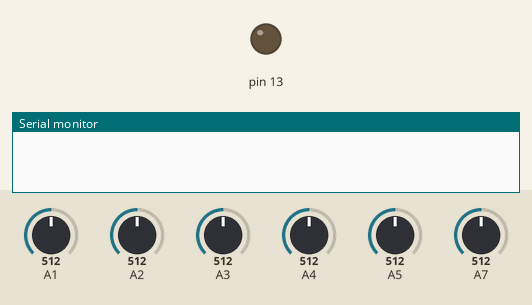
The sketch below on a simulated Arduino Nano, built with avr-gcc and run on an emulated ATmega328P. Parts: output pins drawn as LEDs (lit = HIGH), the last lines printed to the serial monitor. The inputs (shaded band) are chosen by the test bench; at power-on: A1 = 512, A2 = 512, A3 = 512, A4 = 512, A5 = 512, A7 = 512. The modem accepts every AT command (registered, SIM ready, sends succeed) and sends nothing else.

Above: at 0.1 s.
At 9.0 s:
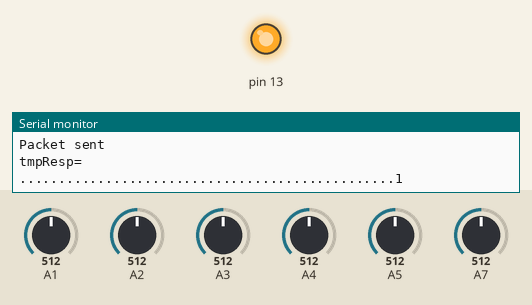
Timing chart, 0 to 10.5 s (numbered marks = the images above):
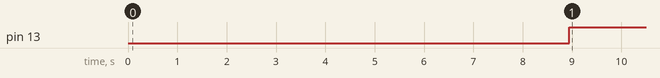

Measured:
- by itself, pin 13: LOW → HIGH at 8.9 s

The sketch:

flood_working_code.ino
```cpp
#include <SoftwareSerial.h>

SoftwareSerial gsm(11, 12); // GSM module connected to Arduino pins 11 and 12
SoftwareSerial esp(6, 5);   // ESP module connected to Arduino pins 6 and 5 (RX, TX)

String uri_short = "/v1/post/hardware.php?data=1";
String uri;

int node1;
int node2;
int node3 = 3;
int node4 = 4;
int node5 = 5;

void setup() {
  pinMode(13, OUTPUT);
  Serial.begin(9600); // Start serial communication with Arduino IDE
  gsm.begin(9600);    // Start communication with GSM module
  esp.begin(9600);    // Start communication with ESP module

  delay(2000); // Wait for GSM module to initialize

  connectWifi();
}

void loop() {
  uri = uri_short + "&node1=" + node1 + "&node2=" + node2 + "&node3=" + node3 + "&node4=" + node4 + "&node5=" + node5;
  Serial.println(uri);
  httppost();
  s1();
  s2();
}

void sendSMS(String number, String message) {
  gsm.println("AT+CMGF=1"); // Set SMS mode to text mode
  delay(100);
  gsm.println("AT+CMGS=\"" + number + "\""); // Specify the recipient number
  delay(100);
  gsm.println(message); // The SMS message
  delay(100);
  gsm.println((char)26); // End of message character
  delay(1000);
}

void s1() {
  int x = analogRead(A1);
  int y = analogRead(A2);
  int z = analogRead(A3);

  Serial.print("x: "); Serial.println(x);
  Serial.print("y: "); Serial.println(y);
  Serial.print("z: "); Serial.println(z);

  if (x == 0 && y == 0 && z == 0) {
    node1 = 0;
  } else if (x > 0 && y == 0 && z == 0) {
    node1 = 25;
  } else if (x > 0 && y > 0 && z == 0) {
    sendSMS("+256774100905", "Location 1: Sewage level Half");
    node1 = 50;
  } else if (x > 0 && y > 0 && z > 0) {
    sendSMS("+256774100905", "Location 1: Sewage level is critically full");
    node1 = 100;
  }
}

void s2() {
  int a = analogRead(A4);
  int b = analogRead(A5);
  int c = analogRead(A7);

  Serial.print("a: "); Serial.println(a);
  Serial.print("b: "); Serial.println(b);
  Serial.print("c: "); Serial.println(c);

  if (a == 0 && b == 0 && c == 0) {
    node2 = 0;
  } else if (a > 0 && b == 0 && c == 0) {
    node2 = 25;
  } else if (a > 0 && b > 0 && c == 0) {
    sendSMS("+256774100905", "Location 2: Sewage level Half");
    node2 = 50;
  } else if (a > 0 && b > 0 && c > 0) {
    sendSMS("+256774100905", "Location 2: Sewage level is critically full");
    node2 = 100;
  }
}

void connectWifi() {
  String ssid = "Spot";
  String password = "password";

  Serial.println("Trying to connect");
  esp.println("AT+CWMODE=3");
  delay(100);
  String cmd = "AT+CWJAP=\"" + ssid + "\",\"" + password + "\"";
  esp.println(cmd);
  delay(4000);

  if (esp.find("OK")) {
    Serial.println("Connected!");
  } else {
    Serial.println("Cannot connect to wifi");
  }
}

void httppost() {
  String data;
  String server = "192.168.43.125";  // IP address of the server

  Serial.println("Starting Conn");
  esp.println("AT+CIPSTART=\"TCP\",\"" + server + "\",80"); // Start a TCP connection

  if (esp.find("OK")) {
    Serial.println("TCP connection ready");
  }
  delay(1000);

  String postRequest =
    "POST " + uri +
    " HTTP/1.0\r\n" +
    "Host: " + server + "\r\n" +
    "Accept: */*\r\n" +
    "Content-Length: " + data.length() + "\r\n" +
    "Content-Type: application/x-www-form-urlencoded\r\n" +
    "\r\n" + data;

  String sendCmd = "AT+CIPSEND="; // Determine the number of characters to be sent

  esp.print(sendCmd);
  esp.println(postRequest.length());
  delay(500);

  if (esp.find(">")) {
    Serial.println("Sending...");
    esp.print(postRequest);

    if (esp.find("SEND OK")) {
      Serial.println("Packet sent");

      while (esp.available()) {
        String tmpResp = esp.readString();
        Serial.println("tmpResp=");
        Serial.println(tmpResp);
        if (tmpResp.indexOf("off") > -1) {
          digitalWrite(13, 0);
          Serial.println(".................................................0");
        } else {
          digitalWrite(13, 1);
          Serial.println("................................................1");
        }
      }
      esp.println("AT+CIPCLOSE"); // Close the connection
    }
  }
}
```
